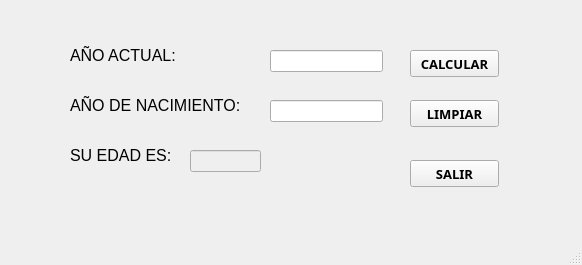
<?xml version="1.0" encoding="UTF-8"?>
<ui version="4.0">
 <class>MainWindow</class>
 <widget class="QMainWindow" name="MainWindow">
  <property name="geometry">
   <rect>
    <x>0</x>
    <y>0</y>
    <width>582</width>
    <height>265</height>
   </rect>
  </property>
  <property name="font">
   <font>
    <family>Agency FB</family>
    <pointsize>10</pointsize>
   </font>
  </property>
  <property name="windowTitle">
   <string>MainWindow</string>
  </property>
  <widget class="QWidget" name="centralwidget">
   <widget class="QLabel" name="xd">
    <property name="geometry">
     <rect>
      <x>70</x>
      <y>40</y>
      <width>131</width>
      <height>31</height>
     </rect>
    </property>
    <property name="font">
     <font>
      <family>Segoe UI Symbol</family>
      <pointsize>12</pointsize>
     </font>
    </property>
    <property name="text">
     <string>AÑO ACTUAL:</string>
    </property>
   </widget>
   <widget class="QLabel" name="xf">
    <property name="geometry">
     <rect>
      <x>70</x>
      <y>90</y>
      <width>201</width>
      <height>31</height>
     </rect>
    </property>
    <property name="font">
     <font>
      <family>Segoe UI Symbol</family>
      <pointsize>12</pointsize>
     </font>
    </property>
    <property name="text">
     <string>AÑO DE NACIMIENTO:</string>
    </property>
   </widget>
   <widget class="QLineEdit" name="txtN1">
    <property name="geometry">
     <rect>
      <x>270</x>
      <y>50</y>
      <width>113</width>
      <height>22</height>
     </rect>
    </property>
    <property name="font">
     <font>
      <family>Segoe UI Semibold</family>
      <pointsize>11</pointsize>
      <weight>75</weight>
      <bold>true</bold>
     </font>
    </property>
   </widget>
   <widget class="QLineEdit" name="txtN2">
    <property name="geometry">
     <rect>
      <x>270</x>
      <y>100</y>
      <width>113</width>
      <height>22</height>
     </rect>
    </property>
    <property name="font">
     <font>
      <family>Segoe UI Semibold</family>
      <pointsize>11</pointsize>
      <weight>75</weight>
      <bold>true</bold>
     </font>
    </property>
   </widget>
   <widget class="QLabel" name="xs">
    <property name="geometry">
     <rect>
      <x>70</x>
      <y>140</y>
      <width>201</width>
      <height>31</height>
     </rect>
    </property>
    <property name="font">
     <font>
      <family>Segoe UI Symbol</family>
      <pointsize>12</pointsize>
     </font>
    </property>
    <property name="text">
     <string>SU EDAD ES:</string>
    </property>
   </widget>
   <widget class="QLineEdit" name="txtN3">
    <property name="enabled">
     <bool>false</bool>
    </property>
    <property name="geometry">
     <rect>
      <x>190</x>
      <y>150</y>
      <width>71</width>
      <height>22</height>
     </rect>
    </property>
    <property name="font">
     <font>
      <family>Segoe UI Semibold</family>
      <pointsize>11</pointsize>
      <weight>75</weight>
      <bold>true</bold>
     </font>
    </property>
   </widget>
   <widget class="QPushButton" name="btnCalculo">
    <property name="geometry">
     <rect>
      <x>410</x>
      <y>50</y>
      <width>89</width>
      <height>27</height>
     </rect>
    </property>
    <property name="font">
     <font>
      <family>Segoe UI Semibold</family>
      <weight>75</weight>
      <bold>true</bold>
     </font>
    </property>
    <property name="text">
     <string>CALCULAR</string>
    </property>
   </widget>
   <widget class="QPushButton" name="btnLimpiar">
    <property name="geometry">
     <rect>
      <x>410</x>
      <y>100</y>
      <width>89</width>
      <height>27</height>
     </rect>
    </property>
    <property name="font">
     <font>
      <family>Segoe UI Semibold</family>
      <weight>75</weight>
      <bold>true</bold>
     </font>
    </property>
    <property name="text">
     <string>LIMPIAR</string>
    </property>
   </widget>
   <widget class="QPushButton" name="btnSalir">
    <property name="geometry">
     <rect>
      <x>410</x>
      <y>160</y>
      <width>89</width>
      <height>27</height>
     </rect>
    </property>
    <property name="font">
     <font>
      <family>Segoe UI Semibold</family>
      <weight>75</weight>
      <bold>true</bold>
     </font>
    </property>
    <property name="text">
     <string>SALIR</string>
    </property>
   </widget>
  </widget>
  <widget class="QMenuBar" name="menubar">
   <property name="geometry">
    <rect>
     <x>0</x>
     <y>0</y>
     <width>582</width>
     <height>25</height>
    </rect>
   </property>
  </widget>
  <widget class="QStatusBar" name="statusbar"/>
 </widget>
 <resources/>
 <connections/>
</ui>
